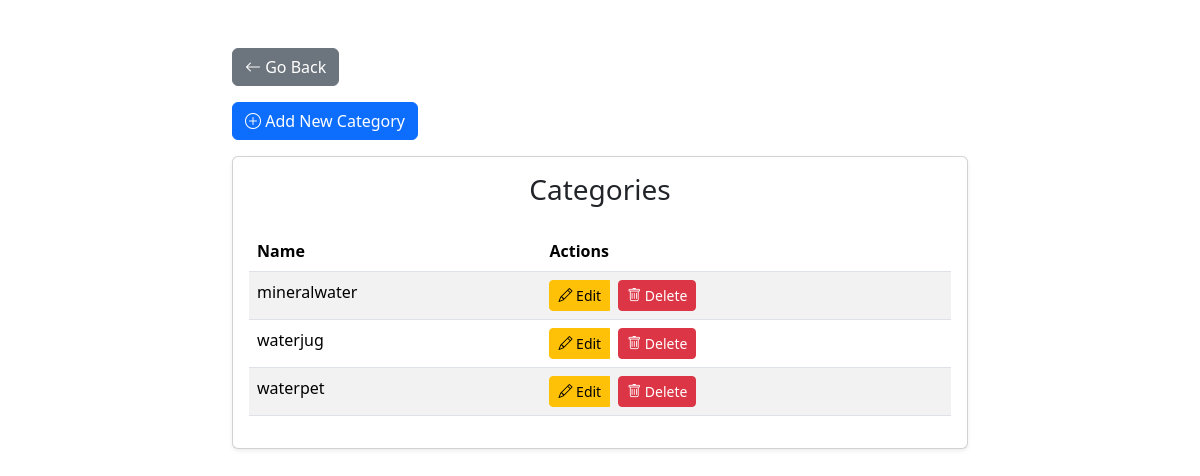
Page /categories/ on the committed database.
### waterproject/models.py (models this page shows, shortened)
class Category(models.Model):
    name = models.CharField(max_length=100, unique=True)
    description = models.TextField(null=True, blank=True)
    image = models.ImageField(upload_to='categories/', null=True, blank=True)

### waterproject/views.py (the view)
# urls.py: path('categories/', views.category_list, name='category_list'),
def category_list(request):
    categories = Category.objects.all()
    if request.method == 'POST':
        form = CategoryForm(request.POST)
        if form.is_valid():
            form.save()
            return redirect('category_list')
    else:
        form = CategoryForm()
    context = {
        'categories': categories,
        'form': form,
    }
    return render(request, 'admincontent/category_list.html', context)

### waterproject/templates/admincontent/category_list.html (shortened to what this page needs)
{% load static %}
<!DOCTYPE html>
<html lang="en">
<head>
    <link href="https://cdn.jsdelivr.net/npm/bootstrap@5.3.3/dist/css/bootstrap.min.css" rel="stylesheet">
    <link href="https://cdnjs.cloudflare.com/ajax/libs/bootstrap-icons/1.10.0/font/bootstrap-icons.min.css" rel="stylesheet">
</head>
<body>
    <div class="container mt-5">
        <div class="row justify-content-center">
            <div class="col-md-8">
                <div class="mb-3">
                    <a href="{% url 'superuser_dashboard' %}" class="btn btn-secondary">
                        <i class="bi bi-arrow-left"></i> Go Back
                    </a>
                </div>
                <div class="mb-3">
                    <a href="{% url 'add_category' %}" class="btn btn-primary">
                        <i class="bi bi-plus-circle"></i> Add New Category
                    </a>
                </div>
                <div class="card shadow-sm">
                    <div class="card-body">
                        <h3 class="text-center mb-4">Categories</h3>
                        <table class="table table-striped mt-3">
                            <thead>
                                <tr>
                                    <th>Name</th>
                                    <th>Actions</th>
                                </tr>
                            </thead>
                            <tbody>
                                {% for category in categories %}
                                    <tr>
                                        <td>{{ category.name }}</td>
                                        <td>
                                            <div class="btn-group" role="group">
                                                <a href="{% url 'edit_category' category.pk %}" class="btn btn-warning btn-sm me-2">
                                                    <i class="bi bi-pencil"></i> Edit
                                                </a>
                                                <form action="{% url 'delete_category' category.pk %}" method="POST" style="display: inline;">
                                                    <button type="submit" class="btn btn-danger btn-sm">
                                                        <i class="bi bi-trash"></i> Delete
                                                    </button>
                                                </form>
                                            </div>
                                        </td>
                                    </tr>
                                {% empty %}
                                    <tr>
                                        <td colspan="2" class="text-center">No categories available.</td>
                                    </tr>
                                {% endfor %}
                            </tbody>
                        </table>
                    </div>
                </div>
            </div>
        </div>
    </div>
</body>
</html>

### rows in the picture
Category: name "mineralwater"
Category: name "waterjug"
Category: name "waterpet"
